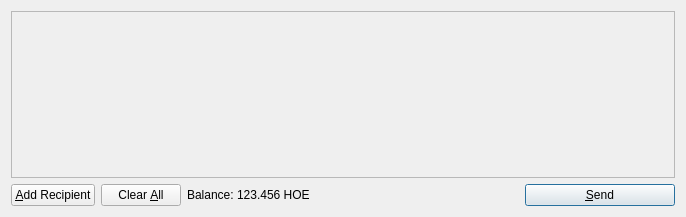
<?xml version="1.0" encoding="UTF-8"?>
<ui version="4.0">
 <class>SendCoinsDialog</class>
 <widget class="QDialog" name="SendCoinsDialog">
  <property name="geometry">
   <rect>
    <x>0</x>
    <y>0</y>
    <width>686</width>
    <height>217</height>
   </rect>
  </property>
  <property name="windowTitle">
   <string>Send Coins</string>
  </property>
  <layout class="QVBoxLayout" name="verticalLayout">
   <item>
    <widget class="QScrollArea" name="scrollArea">
     <property name="widgetResizable">
      <bool>true</bool>
     </property>
     <widget class="QWidget" name="scrollAreaWidgetContents">
      <property name="geometry">
       <rect>
        <x>0</x>
        <y>0</y>
        <width>666</width>
        <height>165</height>
       </rect>
      </property>
      <layout class="QVBoxLayout" name="verticalLayout_2">
       <property name="margin">
        <number>0</number>
       </property>
       <item>
        <layout class="QVBoxLayout" name="entries">
         <property name="spacing">
          <number>6</number>
         </property>
        </layout>
       </item>
       <item>
        <spacer name="verticalSpacer">
         <property name="orientation">
          <enum>Qt::Vertical</enum>
         </property>
         <property name="sizeHint" stdset="0">
          <size>
           <width>20</width>
           <height>40</height>
          </size>
         </property>
        </spacer>
       </item>
      </layout>
     </widget>
    </widget>
   </item>
   <item>
    <layout class="QHBoxLayout" name="horizontalLayout">
     <item>
      <widget class="QPushButton" name="addButton">
       <property name="toolTip">
        <string>Send to multiple recipients at once</string>
       </property>
       <property name="text">
        <string>&amp;Add Recipient</string>
       </property>
       <property name="icon">
        <iconset resource="../bitcoin.qrc">
         <normaloff>:/icons/add</normaloff>:/icons/add</iconset>
       </property>
       <property name="autoDefault">
        <bool>false</bool>
       </property>
      </widget>
     </item>
     <item>
      <widget class="QPushButton" name="clearButton">
       <property name="sizePolicy">
        <sizepolicy hsizetype="Minimum" vsizetype="Fixed">
         <horstretch>0</horstretch>
         <verstretch>0</verstretch>
        </sizepolicy>
       </property>
       <property name="toolTip">
        <string>Remove all transaction fields</string>
       </property>
       <property name="text">
        <string>Clear &amp;All</string>
       </property>
       <property name="icon">
        <iconset resource="../bitcoin.qrc">
         <normaloff>:/icons/remove</normaloff>:/icons/remove</iconset>
       </property>
       <property name="autoRepeatDelay">
        <number>300</number>
       </property>
       <property name="autoDefault">
        <bool>false</bool>
       </property>
      </widget>
     </item>
     <item>
      <layout class="QHBoxLayout" name="horizontalLayout_2">
       <property name="spacing">
        <number>3</number>
       </property>
       <item>
        <widget class="QLabel" name="label">
         <property name="text">
          <string>Balance:</string>
         </property>
        </widget>
       </item>
       <item>
        <widget class="QLabel" name="labelBalance">
         <property name="cursor">
          <cursorShape>IBeamCursor</cursorShape>
         </property>
         <property name="text">
          <string>123.456 HOE</string>
         </property>
         <property name="textInteractionFlags">
          <set>Qt::LinksAccessibleByMouse|Qt::TextSelectableByKeyboard|Qt::TextSelectableByMouse</set>
         </property>
        </widget>
       </item>
      </layout>
     </item>
     <item>
      <spacer name="horizontalSpacer">
       <property name="orientation">
        <enum>Qt::Horizontal</enum>
       </property>
       <property name="sizeHint" stdset="0">
        <size>
         <width>40</width>
         <height>20</height>
        </size>
       </property>
      </spacer>
     </item>
     <item>
      <widget class="QPushButton" name="sendButton">
       <property name="minimumSize">
        <size>
         <width>150</width>
         <height>0</height>
        </size>
       </property>
       <property name="toolTip">
        <string>Confirm the send action</string>
       </property>
       <property name="text">
        <string>&amp;Send</string>
       </property>
       <property name="icon">
        <iconset resource="../bitcoin.qrc">
         <normaloff>:/icons/send</normaloff>:/icons/send</iconset>
       </property>
       <property name="default">
        <bool>true</bool>
       </property>
      </widget>
     </item>
    </layout>
   </item>
  </layout>
 </widget>
 <resources>
  <include location="../bitcoin.qrc"/>
 </resources>
 <connections/>
</ui>
